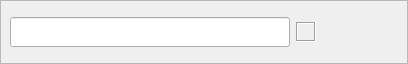
<?xml version="1.0" encoding="UTF-8"?>
<ui version="4.0">
 <class>CadastroCategorias</class>
 <widget class="QWidget" name="CadastroCategorias">
  <property name="geometry">
   <rect>
    <x>0</x>
    <y>0</y>
    <width>408</width>
    <height>64</height>
   </rect>
  </property>
  <property name="windowTitle">
   <string>Form</string>
  </property>
  <layout class="QVBoxLayout" name="verticalLayout">
   <property name="spacing">
    <number>0</number>
   </property>
   <property name="leftMargin">
    <number>0</number>
   </property>
   <property name="topMargin">
    <number>0</number>
   </property>
   <property name="rightMargin">
    <number>0</number>
   </property>
   <property name="bottomMargin">
    <number>0</number>
   </property>
   <item>
    <widget class="QFrame" name="frame">
     <property name="frameShape">
      <enum>QFrame::Shape::StyledPanel</enum>
     </property>
     <property name="frameShadow">
      <enum>QFrame::Shadow::Raised</enum>
     </property>
     <layout class="QHBoxLayout" name="horizontalLayout">
      <item>
       <widget class="QLineEdit" name="txt_window_categoria">
        <property name="minimumSize">
         <size>
          <width>0</width>
          <height>30</height>
         </size>
        </property>
        <property name="maximumSize">
         <size>
          <width>16777215</width>
          <height>30</height>
         </size>
        </property>
       </widget>
      </item>
      <item>
       <widget class="QFrame" name="frm_color_selected_categorias">
        <property name="minimumSize">
         <size>
          <width>20</width>
          <height>20</height>
         </size>
        </property>
        <property name="maximumSize">
         <size>
          <width>20</width>
          <height>20</height>
         </size>
        </property>
        <property name="frameShape">
         <enum>QFrame::Shape::Box</enum>
        </property>
        <property name="frameShadow">
         <enum>QFrame::Shadow::Sunken</enum>
        </property>
       </widget>
      </item>
      <item>
       <widget class="QPushButton" name="btn_selecionar_cor">
        <property name="minimumSize">
         <size>
          <width>35</width>
          <height>35</height>
         </size>
        </property>
        <property name="maximumSize">
         <size>
          <width>35</width>
          <height>35</height>
         </size>
        </property>
        <property name="toolTip">
         <string>&lt;html&gt;&lt;head/&gt;&lt;body&gt;&lt;p&gt;&lt;span style=&quot; font-weight:700; color:#00007f;&quot;&gt;Selecionar Cor&lt;/span&gt;&lt;/p&gt;&lt;/body&gt;&lt;/html&gt;</string>
        </property>
        <property name="text">
         <string/>
        </property>
        <property name="icon">
         <iconset resource="../icons/icons.qrc">
          <normaloff>:/imagens/dropper.png</normaloff>:/imagens/dropper.png</iconset>
        </property>
        <property name="iconSize">
         <size>
          <width>25</width>
          <height>25</height>
         </size>
        </property>
        <property name="checkable">
         <bool>true</bool>
        </property>
        <property name="autoExclusive">
         <bool>true</bool>
        </property>
        <property name="autoDefault">
         <bool>true</bool>
        </property>
        <property name="flat">
         <bool>true</bool>
        </property>
       </widget>
      </item>
      <item>
       <widget class="QPushButton" name="btn_salvar_categoria">
        <property name="minimumSize">
         <size>
          <width>35</width>
          <height>35</height>
         </size>
        </property>
        <property name="maximumSize">
         <size>
          <width>35</width>
          <height>35</height>
         </size>
        </property>
        <property name="toolTip">
         <string>&lt;html&gt;&lt;head/&gt;&lt;body&gt;&lt;p&gt;&lt;span style=&quot; font-weight:700; color:#00007f;&quot;&gt;Salvar&lt;/span&gt;&lt;/p&gt;&lt;/body&gt;&lt;/html&gt;</string>
        </property>
        <property name="text">
         <string/>
        </property>
        <property name="icon">
         <iconset resource="../icons/icons.qrc">
          <normaloff>:/imagens/floppy-disk.png</normaloff>:/imagens/floppy-disk.png</iconset>
        </property>
        <property name="iconSize">
         <size>
          <width>25</width>
          <height>25</height>
         </size>
        </property>
        <property name="checkable">
         <bool>true</bool>
        </property>
        <property name="autoExclusive">
         <bool>true</bool>
        </property>
        <property name="autoDefault">
         <bool>true</bool>
        </property>
        <property name="flat">
         <bool>true</bool>
        </property>
       </widget>
      </item>
     </layout>
    </widget>
   </item>
  </layout>
 </widget>
 <resources>
  <include location="../icons/icons.qrc"/>
 </resources>
 <connections/>
</ui>
